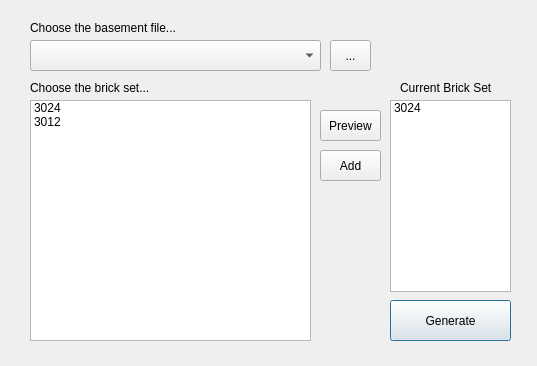
<?xml version="1.0" encoding="UTF-8"?>
<ui version="4.0">
 <class>Dialog</class>
 <widget class="QDialog" name="Dialog">
  <property name="geometry">
   <rect>
    <x>0</x>
    <y>0</y>
    <width>537</width>
    <height>366</height>
   </rect>
  </property>
  <property name="windowTitle">
   <string>Dialog</string>
  </property>
  <widget class="QToolButton" name="toolButton">
   <property name="geometry">
    <rect>
     <x>330</x>
     <y>40</y>
     <width>41</width>
     <height>31</height>
    </rect>
   </property>
   <property name="text">
    <string>...</string>
   </property>
  </widget>
  <widget class="QComboBox" name="comboBox">
   <property name="geometry">
    <rect>
     <x>30</x>
     <y>40</y>
     <width>291</width>
     <height>31</height>
    </rect>
   </property>
  </widget>
  <widget class="QLabel" name="label">
   <property name="geometry">
    <rect>
     <x>30</x>
     <y>20</y>
     <width>191</width>
     <height>16</height>
    </rect>
   </property>
   <property name="text">
    <string>Choose the basement file...</string>
   </property>
  </widget>
  <widget class="QLabel" name="label_2">
   <property name="geometry">
    <rect>
     <x>30</x>
     <y>80</y>
     <width>171</width>
     <height>16</height>
    </rect>
   </property>
   <property name="text">
    <string>Choose the brick set...</string>
   </property>
  </widget>
  <widget class="QListWidget" name="listWidget">
   <property name="geometry">
    <rect>
     <x>30</x>
     <y>100</y>
     <width>281</width>
     <height>241</height>
    </rect>
   </property>
   <item>
    <property name="text">
     <string>3024</string>
    </property>
   </item>
   <item>
    <property name="text">
     <string>3012</string>
    </property>
   </item>
  </widget>
  <widget class="QPushButton" name="pushButton">
   <property name="geometry">
    <rect>
     <x>390</x>
     <y>300</y>
     <width>121</width>
     <height>41</height>
    </rect>
   </property>
   <property name="text">
    <string>Generate</string>
   </property>
  </widget>
  <widget class="QListWidget" name="listWidget_2">
   <property name="geometry">
    <rect>
     <x>390</x>
     <y>100</y>
     <width>121</width>
     <height>192</height>
    </rect>
   </property>
   <item>
    <property name="text">
     <string>3024</string>
    </property>
   </item>
  </widget>
  <widget class="QPushButton" name="pushButton_preview">
   <property name="geometry">
    <rect>
     <x>320</x>
     <y>110</y>
     <width>61</width>
     <height>31</height>
    </rect>
   </property>
   <property name="text">
    <string>Preview</string>
   </property>
  </widget>
  <widget class="QPushButton" name="pushButton_add">
   <property name="geometry">
    <rect>
     <x>320</x>
     <y>150</y>
     <width>61</width>
     <height>31</height>
    </rect>
   </property>
   <property name="text">
    <string>Add</string>
   </property>
  </widget>
  <widget class="QLabel" name="label_3">
   <property name="geometry">
    <rect>
     <x>400</x>
     <y>80</y>
     <width>171</width>
     <height>16</height>
    </rect>
   </property>
   <property name="text">
    <string>Current Brick Set</string>
   </property>
  </widget>
 </widget>
 <resources/>
 <connections/>
</ui>
